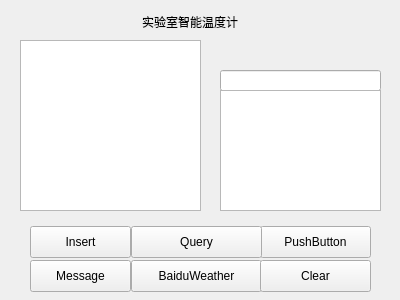
<?xml version="1.0" encoding="UTF-8"?>
<ui version="4.0">
 <class>Widget</class>
 <widget class="QWidget" name="Widget">
  <property name="geometry">
   <rect>
    <x>0</x>
    <y>0</y>
    <width>400</width>
    <height>300</height>
   </rect>
  </property>
  <property name="windowTitle">
   <string>Widget</string>
  </property>
  <property name="layoutDirection">
   <enum>Qt::LeftToRight</enum>
  </property>
  <widget class="QPushButton" name="messageButton">
   <property name="geometry">
    <rect>
     <x>30</x>
     <y>260</y>
     <width>101</width>
     <height>32</height>
    </rect>
   </property>
   <property name="text">
    <string>Message</string>
   </property>
  </widget>
  <widget class="QPushButton" name="baiduWeatherButton">
   <property name="geometry">
    <rect>
     <x>131</x>
     <y>260</y>
     <width>131</width>
     <height>32</height>
    </rect>
   </property>
   <property name="text">
    <string>BaiduWeather</string>
   </property>
  </widget>
  <widget class="QLabel" name="label">
   <property name="geometry">
    <rect>
     <x>142</x>
     <y>12</y>
     <width>104</width>
     <height>19</height>
    </rect>
   </property>
   <property name="text">
    <string>实验室智能温度计</string>
   </property>
  </widget>
  <widget class="QPushButton" name="clearButton">
   <property name="geometry">
    <rect>
     <x>260</x>
     <y>260</y>
     <width>111</width>
     <height>32</height>
    </rect>
   </property>
   <property name="text">
    <string>Clear</string>
   </property>
  </widget>
  <widget class="QPushButton" name="pushButton">
   <property name="geometry">
    <rect>
     <x>260</x>
     <y>226</y>
     <width>111</width>
     <height>32</height>
    </rect>
   </property>
   <property name="text">
    <string>PushButton</string>
   </property>
  </widget>
  <widget class="QPushButton" name="insertButton">
   <property name="geometry">
    <rect>
     <x>30</x>
     <y>226</y>
     <width>101</width>
     <height>32</height>
    </rect>
   </property>
   <property name="text">
    <string>Insert</string>
   </property>
  </widget>
  <widget class="QPushButton" name="queryButton">
   <property name="geometry">
    <rect>
     <x>131</x>
     <y>226</y>
     <width>131</width>
     <height>32</height>
    </rect>
   </property>
   <property name="text">
    <string>Query</string>
   </property>
  </widget>
  <widget class="QLineEdit" name="lineEdit">
   <property name="geometry">
    <rect>
     <x>220</x>
     <y>70</y>
     <width>161</width>
     <height>21</height>
    </rect>
   </property>
  </widget>
  <widget class="QTextBrowser" name="textBrowser">
   <property name="geometry">
    <rect>
     <x>20</x>
     <y>40</y>
     <width>181</width>
     <height>171</height>
    </rect>
   </property>
  </widget>
  <widget class="QListWidget" name="listWidget">
   <property name="geometry">
    <rect>
     <x>220</x>
     <y>90</y>
     <width>161</width>
     <height>121</height>
    </rect>
   </property>
  </widget>
 </widget>
 <layoutdefault spacing="6" margin="11"/>
 <tabstops>
  <tabstop>lineEdit</tabstop>
  <tabstop>pushButton</tabstop>
  <tabstop>clearButton</tabstop>
  <tabstop>textBrowser</tabstop>
  <tabstop>insertButton</tabstop>
  <tabstop>queryButton</tabstop>
  <tabstop>messageButton</tabstop>
  <tabstop>baiduWeatherButton</tabstop>
 </tabstops>
 <resources/>
 <connections>
  <connection>
   <sender>insertButton</sender>
   <signal>clicked()</signal>
   <receiver>Widget</receiver>
   <slot>insertData()</slot>
   <hints>
    <hint type="sourcelabel">
     <x>76</x>
     <y>255</y>
    </hint>
    <hint type="destinationlabel">
     <x>199</x>
     <y>149</y>
    </hint>
   </hints>
  </connection>
  <connection>
   <sender>queryButton</sender>
   <signal>clicked()</signal>
   <receiver>Widget</receiver>
   <slot>queryData()</slot>
   <hints>
    <hint type="sourcelabel">
     <x>196</x>
     <y>255</y>
    </hint>
    <hint type="destinationlabel">
     <x>199</x>
     <y>149</y>
    </hint>
   </hints>
  </connection>
  <connection>
   <sender>clearButton</sender>
   <signal>clicked()</signal>
   <receiver>textBrowser</receiver>
   <slot>clear()</slot>
   <hints>
    <hint type="sourcelabel">
     <x>326</x>
     <y>255</y>
    </hint>
    <hint type="destinationlabel">
     <x>197</x>
     <y>125</y>
    </hint>
   </hints>
  </connection>
  <connection>
   <sender>pushButton</sender>
   <signal>clicked()</signal>
   <receiver>Widget</receiver>
   <slot>placeSuggestion()</slot>
   <hints>
    <hint type="sourcelabel">
     <x>315</x>
     <y>241</y>
    </hint>
    <hint type="destinationlabel">
     <x>199</x>
     <y>149</y>
    </hint>
   </hints>
  </connection>
  <connection>
   <sender>baiduWeatherButton</sender>
   <signal>clicked()</signal>
   <receiver>Widget</receiver>
   <slot>getBaiduWeather()</slot>
   <hints>
    <hint type="sourcelabel">
     <x>199</x>
     <y>279</y>
    </hint>
    <hint type="destinationlabel">
     <x>199</x>
     <y>149</y>
    </hint>
   </hints>
  </connection>
  <connection>
   <sender>lineEdit</sender>
   <signal>textEdited(QString)</signal>
   <receiver>listWidget</receiver>
   <slot>show()</slot>
   <hints>
    <hint type="sourcelabel">
     <x>300</x>
     <y>80</y>
    </hint>
    <hint type="destinationlabel">
     <x>300</x>
     <y>150</y>
    </hint>
   </hints>
  </connection>
  <connection>
   <sender>lineEdit</sender>
   <signal>textChanged(QString)</signal>
   <receiver>Widget</receiver>
   <slot>placeSuggestion()</slot>
   <hints>
    <hint type="sourcelabel">
     <x>300</x>
     <y>80</y>
    </hint>
    <hint type="destinationlabel">
     <x>199</x>
     <y>149</y>
    </hint>
   </hints>
  </connection>
 </connections>
 <slots>
  <slot>insertData()</slot>
  <slot>queryData()</slot>
  <slot>pushMessage()</slot>
  <slot>getBaiduWeather()</slot>
  <slot>placeSuggestion()</slot>
 </slots>
</ui>
